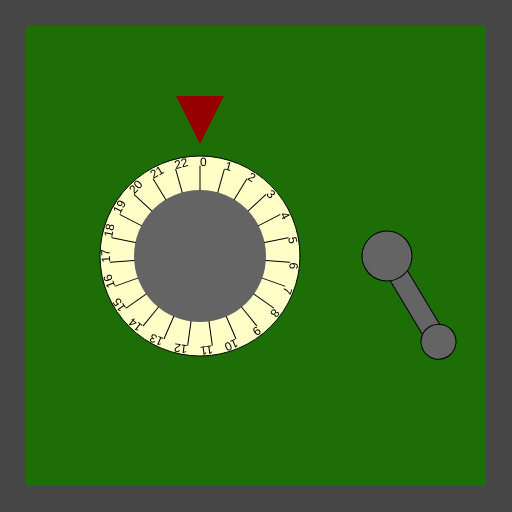
Frame 1 (no input)
Frame 60 (no input): identical to frame 1, image omitted
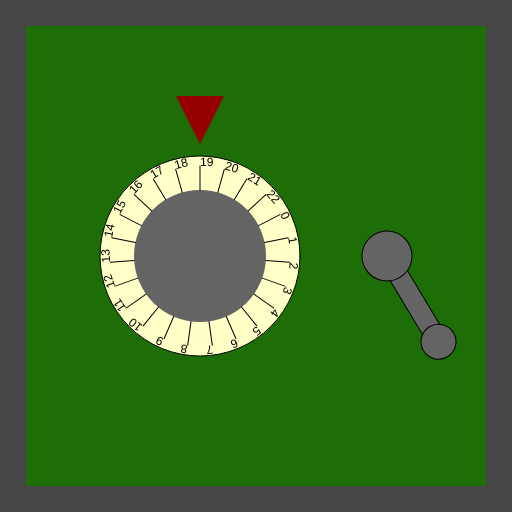
Frame 120 (the mouse pressed at the canvas centre since frame 60)

The p5.js sketch that drew these frames (run headless with seeded random() and noise() and a simulated clock; from frame 60 on, the mouse is pressed at the canvas centre):

// p5.js sketch
// ── sketch.js
/*

Officer: 1608905
CaseNum: 303-0-21936651-1608905

Case 303 - The Case of the Crooked Attorney
Stage 1 - Torvalds' Office

District Attorney Torvalds is well respected in Console City as an upstanding citizen and
enforcer of the law. Of course he’s as crooked as they come. I’ve had enough of having our
hard work at Sleuth and Co undermined by his bribes and back-payments. Let’s take take this
sucker down. I happen to know that Torvalds keeps his incriminating documents spread amongst
several safes in town. I’ll need you to bend the rules a little by breaking into them and
retrieving the incriminating evidence.

The first safe is in Torvald’s office. Crack it by doing the following:

	When the mouse button is pressed:
	- Make Secret_Box_Combination0 equal to 19

	When any key is pressed:
	- Make Secret_Box_Combination0 equal to 16

	When any key is released:
	- Make Secret_Box_Combination0 equal to 15

	Whilst the mouse is being dragged:
	- Make Secret_Box_Combination0 equal to 2

	When any key is released:
	- Make Secret_Box_Combination1 equal to 74

	When the mouse button is released:
	- Make Secret_Box_Combination1 equal to 64

	When any key is pressed:
	- Make Secret_Box_Combination1 equal to 47

	Whilst the mouse is moving:
	- Make Secret_Box_Combination1 equal to 31



There are many possible ways of investigating this case, but you
should use ONLY the following commands:

	- The assignment operator aka. the equals sign !

*/

//declare the variables

var Secret_Box_Combination0;
var Secret_Box_Combination1;


function preload()
{
	//IMAGES WILL BE LOADED HERE

}

function setup()
{
	createCanvas(512,512);

	//initialise the variables
	Secret_Box_Combination0 = 0;
	Secret_Box_Combination1 = 0;

}

///////////////////EVENT HANDLERS///////////////////

//Add your code to these events to open the safe ...

function mouseMoved()
{
	console.log("mouseMoved", mouseX, mouseY);
    Secret_Box_Combination1 = 31;
}

function mouseDragged()
{
	console.log("mouseDragged", mouseX, mouseY);
    Secret_Box_Combination0 = 2;
}

function mousePressed()
{
	console.log("mousePressed");
    Secret_Box_Combination0 = 19;
}

function mouseReleased()
{
	console.log("mouseReleased");
    Secret_Box_Combination1 = 64;
}

function keyPressed()
{
	console.log("keyPressed", key);
    Secret_Box_Combination0 = 16;
    Secret_Box_Combination1 = 47;
}

function keyReleased()
{
	console.log("keyReleased", key);
    Secret_Box_Combination0 = 15;
    Secret_Box_Combination1 = 74;
}

///////////////DO NOT CHANGE CODE BELOW THIS POINT///////////////////

function draw()
{


	//Draw the safe door
	background(70);
	noStroke();
	fill(29,110,6);
	rect(26,26,width-52,width-52);

	//Draw the combination dial
	push();
	translate(200,height/2);
	drawDial(200, Secret_Box_Combination0, 23);
	pop();

	//Draw the lever
	push();
	translate(width - 125,256);
	drawLever(Secret_Box_Combination1);
	pop();

}

function drawDial(diameter,num,maxNum)
{
	//the combination lock

	var r = diameter * 0.5;
	var p = r * 0.6;

	stroke(0);
	fill(255,255,200);
	ellipse(0,0,diameter,diameter);
	fill(100);
	noStroke();
	ellipse(0,0,diameter*0.66,diameter*0.66);
	fill(150,0,0);
	triangle(
		-p * 0.4,-r-p,
		p * 0.4,-r-p,
		0,-r-p/5
	);

	noStroke();

	push();
	var inc = 360/maxNum;

	rotate(radians(-num * inc));
	for(var i = 0; i < maxNum; i++)
	{
		push();
		rotate(radians(i * inc));
		stroke(0);
		line(0,-r*0.66,0,-(r-10));
		noStroke();
		fill(0);
		text(i,0,-(r-10));
		pop();
	}

	pop();
}

function drawLever(rot)
{
	push();
	rotate(radians(-rot))
	stroke(0);
	fill(100);
	rect(-10,0,20,100);
	ellipse(0,0,50,50);
	ellipse(0,100,35,35);
	pop();
}
